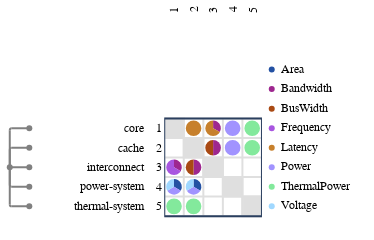

The code cell stored with this chart in its notebook:
### Code cell
from ragraph.io.esl import from_esl
graph = from_esl(["./esl"])

import raesl.plot
figure = raesl.plot.mdm(
    graph,
    node_kinds=["component"],
)
figure.write_image("figures/dsm_components.svg")
figure.show()

### Figure 1 — Plotly figure (JSON) as saved in the notebook; plotly's stock layout.template omitted (floating-point values rounded to 4 significant figures)
{"data": [{"hoverinfo": "skip", "marker": {"color": "#FFFFFF", "line": {"color": "#FFFFFF"}}, "mode": "markers", "showlegend": false, "type": "scatter", "x": [0.5], "xaxis": "x", "y": [0.5], "yaxis": "y"}, {"hoverinfo": "skip", "marker": {"color": "#FFFFFF", "line": {"color": "#FFFFFF"}}, "mode": "markers", "showlegend": false, "type": "scatter", "x": [0.5], "xaxis": "x2", "y": [0.5], "yaxis": "y2"}, {"hoverinfo": "skip", "marker": {"color": "#FFFFFF", "line": {"color": "#FFFFFF"}}, "mode": "markers", "showlegend": false, "type": "scatter", "x": [0.5], "xaxis": "x3", "y": [0.5], "yaxis": "y3"}, {"hoverinfo": "skip", "marker": {"color": "#FFFFFF", "line": {"color": "#FFFFFF"}}, "mode": "markers", "showlegend": false, "type": "scatter", "x": [0.5], "xaxis": "x5", "y": [0.5], "yaxis": "y5"}, {"customdata": [{"data": "world.core", "pointtype": "tree_node"}, {"data": "world.cache", "pointtype": "tree_node"}, {"data": "world.interconnect", "pointtype": "tree_node"}, {"data": "world.power-system", "pointtype": "tree_node"}, {"data": "world.thermal-system", "pointtype": "tree_node"}, {"data": "world", "pointtype": "tree_node"}], "hoverinfo": "text", "marker": {"color": "gray"}, "mode": "markers", "showlegend": false, "text": ["world.core", "world.cache", "world.interconnect", "world.power-system", "world.thermal-system", "world"], "type": "scatter", "x": [1, 1, 1, 1, 1, 0], "xaxis": "x6", "y": [4.5, 3.5, 2.5, 1.5, 0.5, 2.5], "yaxis": "y6"}, {"customdata": [{"source": "world.core", "target": "world.interconnect"}], "hoverinfo": "text", "marker": {"color": "#ffffff"}, "mode": "markers", "showlegend": false, "text": ["source: world.core<br>target: world.interconnect<br>Bandwidth: 1.0", "source: world.core<br>target: world.interconnect<br>Frequency: 2.0"], "type": "scatter", "x": [0.6732, 0.3268], "xaxis": "x9", "y": [2.6, 2.4], "yaxis": "y9"}, {"customdata": [{"source": "world.core", "target": "world.power-system"}], "hoverinfo": "text", "marker": {"color": "#ffffff"}, "mode": "markers", "showlegend": false, "text": ["source: world.core<br>target: world.power-system<br>Area: 1.0", "source: world.core<br>target: world.power-system<br>Power: 1.0", "source: world.core<br>target: world.power-system<br>Voltage: 1.0"], "type": "scatter", "x": [0.6732, 0.5, 0.3268], "xaxis": "x9", "y": [1.6, 1.3, 1.6], "yaxis": "y9"}, {"customdata": [{"source": "world.core", "target": "world.thermal-system"}], "hoverinfo": "text", "marker": {"color": "#ffffff"}, "mode": "markers", "showlegend": false, "text": ["source: world.core<br>target: world.thermal-system<br>ThermalPower: 1.0"], "type": "scatter", "x": [0.5], "xaxis": "x9", "y": [0.3], "yaxis": "y9"}, {"customdata": [{"source": "world.cache", "target": "world.core"}], "hoverinfo": "text", "marker": {"color": "#ffffff"}, "mode": "markers", "showlegend": false, "text": ["source: world.cache<br>target: world.core<br>Latency: 2.0"], "type": "scatter", "x": [1.5], "xaxis": "x9", "y": [4.3], "yaxis": "y9"}, {"customdata": [{"source": "world.cache", "target": "world.interconnect"}], "hoverinfo": "text", "marker": {"color": "#ffffff"}, "mode": "markers", "showlegend": false, "text": ["source: world.cache<br>target: world.interconnect<br>Bandwidth: 1.0", "source: world.cache<br>target: world.interconnect<br>BusWidth: 1.0"], "type": "scatter", "x": [1.7, 1.3], "xaxis": "x9", "y": [2.5, 2.5], "yaxis": "y9"}, {"customdata": [{"source": "world.cache", "target": "world.power-system"}], "hoverinfo": "text", "marker": {"color": "#ffffff"}, "mode": "markers", "showlegend": false, "text": ["source: world.cache<br>target: world.power-system<br>Area: 1.0", "source: world.cache<br>target: world.power-system<br>Power: 1.0", "source: world.cache<br>target: world.power-system<br>Voltage: 1.0"], "type": "scatter", "x": [1.673, 1.5, 1.327], "xaxis": "x9", "y": [1.6, 1.3, 1.6], "yaxis": "y9"}, {"customdata": [{"source": "world.cache", "target": "world.thermal-system"}], "hoverinfo": "text", "marker": {"color": "#ffffff"}, "mode": "markers", "showlegend": false, "text": ["source: world.cache<br>target: world.thermal-system<br>ThermalPower: 1.0"], "type": "scatter", "x": [1.5], "xaxis": "x9", "y": [0.3], "yaxis": "y9"}, {"customdata": [{"source": "world.interconnect", "target": "world.core"}], "hoverinfo": "text", "marker": {"color": "#ffffff"}, "mode": "markers", "showlegend": false, "text": ["source: world.interconnect<br>target: world.core<br>Bandwidth: 1.0", "source: world.interconnect<br>target: world.core<br>Latency: 2.0"], "type": "scatter", "x": [2.673, 2.327], "xaxis": "x9", "y": [4.6, 4.4], "yaxis": "y9"}, {"customdata": [{"source": "world.interconnect", "target": "world.cache"}], "hoverinfo": "text", "marker": {"color": "#ffffff"}, "mode": "markers", "showlegend": false, "text": ["source: world.interconnect<br>target: world.cache<br>Bandwidth: 1.0", "source: world.interconnect<br>target: world.cache<br>BusWidth: 1.0"], "type": "scatter", "x": [2.7, 2.3], "xaxis": "x9", "y": [3.5, 3.5], "yaxis": "y9"}, {"customdata": [{"source": "world.power-system", "target": "world.core"}], "hoverinfo": "text", "marker": {"color": "#ffffff"}, "mode": "markers", "showlegend": false, "text": ["source: world.power-system<br>target: world.core<br>Power: 1.0"], "type": "scatter", "x": [3.5], "xaxis": "x9", "y": [4.3], "yaxis": "y9"}, {"customdata": [{"source": "world.power-system", "target": "world.cache"}], "hoverinfo": "text", "marker": {"color": "#ffffff"}, "mode": "markers", "showlegend": false, "text": ["source: world.power-system<br>target: world.cache<br>Power: 1.0"], "type": "scatter", "x": [3.5], "xaxis": "x9", "y": [3.3], "yaxis": "y9"}, {"customdata": [{"source": "world.thermal-system", "target": "world.core"}], "hoverinfo": "text", "marker": {"color": "#ffffff"}, "mode": "markers", "showlegend": false, "text": ["source: world.thermal-system<br>target: world.core<br>ThermalPower: 2.0"], "type": "scatter", "x": [4.5], "xaxis": "x9", "y": [4.3], "yaxis": "y9"}, {"customdata": [{"source": "world.thermal-system", "target": "world.cache"}], "hoverinfo": "text", "marker": {"color": "#ffffff"}, "mode": "markers", "showlegend": false, "text": ["source: world.thermal-system<br>target: world.cache<br>ThermalPower: 2.0"], "type": "scatter", "x": [4.5], "xaxis": "x9", "y": [3.3], "yaxis": "y9"}, {"hoverinfo": "text", "marker": {"color": "#2351a3"}, "mode": "markers", "showlegend": false, "text": ["Area"], "type": "scatter", "x": [0.5], "xaxis": "x10", "y": [7.5], "yaxis": "y10"}, {"hoverinfo": "text", "marker": {"color": "#9e278f"}, "mode": "markers", "showlegend": false, "text": ["Bandwidth"], "type": "scatter", "x": [0.5], "xaxis": "x10", "y": [6.5], "yaxis": "y10"}, {"hoverinfo": "text", "marker": {"color": "#a94a14"}, "mode": "markers", "showlegend": false, "text": ["BusWidth"], "type": "scatter", "x": [0.5], "xaxis": "x10", "y": [5.5], "yaxis": "y10"}, {"hoverinfo": "text", "marker": {"color": "#a855e0"}, "mode": "markers", "showlegend": false, "text": ["Frequency"], "type": "scatter", "x": [0.5], "xaxis": "x10", "y": [4.5], "yaxis": "y10"}, {"hoverinfo": "text", "marker": {"color": "#c7802c"}, "mode": "markers", "showlegend": false, "text": ["Latency"], "type": "scatter", "x": [0.5], "xaxis": "x10", "y": [3.5], "yaxis": "y10"}, {"hoverinfo": "text", "marker": {"color": "#a193ff"}, "mode": "markers", "showlegend": false, "text": ["Power"], "type": "scatter", "x": [0.5], "xaxis": "x10", "y": [2.5], "yaxis": "y10"}, {"hoverinfo": "text", "marker": {"color": "#83e99c"}, "mode": "markers", "showlegend": false, "text": ["ThermalPower"], "type": "scatter", "x": [0.5], "xaxis": "x10", "y": [1.5], "yaxis": "y10"}, {"hoverinfo": "text", "marker": {"color": "#a0d8ff"}, "mode": "markers", "showlegend": false, "text": ["Voltage"], "type": "scatter", "x": [0.5], "xaxis": "x10", "y": [0.5], "yaxis": "y10"}, {"hoverinfo": "text", "mode": "text", "showlegend": false, "text": ["Area", "Bandwidth", "BusWidth", "Frequency", "Latency", "Power", "ThermalPower", "Voltage"], "textfont": {"color": "black", "family": "Fira Code,Hack,Courier New,monospace", "size": 12}, "textposition": "middle right", "type": "scatter", "x": [1, 1, 1, 1, 1, 1, 1, 1], "xaxis": "x10", "y": [7.5, 6.5, 5.5, 4.5, 3.5, 2.5, 1.5, 0.5], "yaxis": "y10"}], "layout": {"annotations": [{"font": {"color": "black", "family": "Fira Code,Hack,Courier New,monospace", "size": 12}, "showarrow": false, "text": "1", "textangle": -90, "x": 0.5, "xref": "x4", "y": -0.3301, "yanchor": "bottom", "yref": "y", "yshift": 0}, {"font": {"color": "black", "family": "Fira Code,Hack,Courier New,monospace", "size": 12}, "showarrow": false, "text": "2", "textangle": -90, "x": 1.5, "xref": "x4", "y": -0.3301, "yanchor": "bottom", "yref": "y", "yshift": 0}, {"font": {"color": "black", "family": "Fira Code,Hack,Courier New,monospace", "size": 12}, "showarrow": false, "text": "3", "textangle": -90, "x": 2.5, "xref": "x4", "y": -0.3301, "yanchor": "bottom", "yref": "y", "yshift": 0}, {"font": {"color": "black", "family": "Fira Code,Hack,Courier New,monospace", "size": 12}, "showarrow": false, "text": "4", "textangle": -90, "x": 3.5, "xref": "x4", "y": -0.3301, "yanchor": "bottom", "yref": "y", "yshift": 0}, {"font": {"color": "black", "family": "Fira Code,Hack,Courier New,monospace", "size": 12}, "showarrow": false, "text": "5", "textangle": -90, "x": 4.5, "xref": "x4", "y": -0.3301, "yanchor": "bottom", "yref": "y", "yshift": 0}, {"font": {"color": "black", "family": "Fira Code,Hack,Courier New,monospace", "size": 12}, "showarrow": false, "text": "core", "textangle": 0, "x": 2.772, "xanchor": "right", "xref": "x7", "y": 4.5, "yref": "y6", "yshift": 0}, {"font": {"color": "black", "family": "Fira Code,Hack,Courier New,monospace", "size": 12}, "showarrow": false, "text": "cache", "textangle": 0, "x": 2.772, "xanchor": "right", "xref": "x7", "y": 3.5, "yref": "y6", "yshift": 0}, {"font": {"color": "black", "family": "Fira Code,Hack,Courier New,monospace", "size": 12}, "showarrow": false, "text": "interconnect", "textangle": 0, "x": 2.772, "xanchor": "right", "xref": "x7", "y": 2.5, "yref": "y6", "yshift": 0}, {"font": {"color": "black", "family": "Fira Code,Hack,Courier New,monospace", "size": 12}, "showarrow": false, "text": "power-system", "textangle": 0, "x": 2.772, "xanchor": "right", "xref": "x7", "y": 1.5, "yref": "y6", "yshift": 0}, {"font": {"color": "black", "family": "Fira Code,Hack,Courier New,monospace", "size": 12}, "showarrow": false, "text": "thermal-system", "textangle": 0, "x": 2.772, "xanchor": "right", "xref": "x7", "y": 0.5, "yref": "y6", "yshift": 0}, {"font": {"color": "black", "family": "Fira Code,Hack,Courier New,monospace", "size": 12}, "showarrow": false, "text": "1", "textangle": 0, "x": 0.4301, "xanchor": "right", "xref": "x8", "y": 4.5, "yref": "y6", "yshift": 0}, {"font": {"color": "black", "family": "Fira Code,Hack,Courier New,monospace", "size": 12}, "showarrow": false, "text": "2", "textangle": 0, "x": 0.4301, "xanchor": "right", "xref": "x8", "y": 3.5, "yref": "y6", "yshift": 0}, {"font": {"color": "black", "family": "Fira Code,Hack,Courier New,monospace", "size": 12}, "showarrow": false, "text": "3", "textangle": 0, "x": 0.4301, "xanchor": "right", "xref": "x8", "y": 2.5, "yref": "y6", "yshift": 0}, {"font": {"color": "black", "family": "Fira Code,Hack,Courier New,monospace", "size": 12}, "showarrow": false, "text": "4", "textangle": 0, "x": 0.4301, "xanchor": "right", "xref": "x8", "y": 1.5, "yref": "y6", "yshift": 0}, {"font": {"color": "black", "family": "Fira Code,Hack,Courier New,monospace", "size": 12}, "showarrow": false, "text": "5", "textangle": 0, "x": 0.4301, "xanchor": "right", "xref": "x8", "y": 0.5, "yref": "y6", "yshift": 0}], "autosize": false, "height": 218.2, "hovermode": "closest", "margin": {"b": 0, "l": 0, "pad": 0, "r": 8, "t": 0}, "modebar": {"orientation": "h"}, "paper_bgcolor": "rgba(256,256,256,1)", "plot_bgcolor": "rgba(256,256,256,0)", "shapes": [{"line": {"color": "gray", "dash": "solid", "width": 2}, "type": "line", "x0": 0, "x1": 0, "xref": "x6", "y0": 2.5, "y1": 4.4, "yref": "y6"}, {"line": {"color": "gray", "dash": "solid", "width": 2}, "path": "M 0 4.4 Q 0 4.5 0.1 4.5", "type": "path", "xref": "x6", "yref": "y6"}, {"line": {"color": "gray", "dash": "solid", "width": 2}, "type": "line", "x0": 0.1, "x1": 1, "xref": "x6", "y0": 4.5, "y1": 4.5, "yref": "y6"}, {"line": {"color": "gray", "dash": "solid", "width": 2}, "type": "line", "x0": 0, "x1": 0, "xref": "x6", "y0": 2.5, "y1": 3.4, "yref": "y6"}, {"line": {"color": "gray", "dash": "solid", "width": 2}, "path": "M 0 3.4 Q 0 3.5 0.1 3.5", "type": "path", "xref": "x6", "yref": "y6"}, {"line": {"color": "gray", "dash": "solid", "width": 2}, "type": "line", "x0": 0.1, "x1": 1, "xref": "x6", "y0": 3.5, "y1": 3.5, "yref": "y6"}, {"line": {"color": "gray", "dash": "solid", "width": 2}, "type": "line", "x0": 0, "x1": 1, "xref": "x6", "y0": 2.5, "y1": 2.5, "yref": "y6"}, {"line": {"color": "gray", "dash": "solid", "width": 2}, "type": "line", "x0": 0, "x1": 0, "xref": "x6", "y0": 2.5, "y1": 1.6, "yref": "y6"}, {"line": {"color": "gray", "dash": "solid", "width": 2}, "path": "M 0 1.6 Q 0 1.5 0.1 1.5", "type": "path", "xref": "x6", "yref": "y6"}, {"line": {"color": "gray", "dash": "solid", "width": 2}, "type": "line", "x0": 0.1, "x1": 1, "xref": "x6", "y0": 1.5, "y1": 1.5, "yref": "y6"}, {"line": {"color": "gray", "dash": "solid", "width": 2}, "type": "line", "x0": 0, "x1": 0, "xref": "x6", "y0": 2.5, "y1": 0.6, "yref": "y6"}, {"line": {"color": "gray", "dash": "solid", "width": 2}, "path": "M 0 0.6 Q 0 0.5 0.1 0.5", "type": "path", "xref": "x6", "yref": "y6"}, {"line": {"color": "gray", "dash": "solid", "width": 2}, "type": "line", "x0": 0.1, "x1": 1, "xref": "x6", "y0": 0.5, "y1": 0.5, "yref": "y6"}, {"line": {"color": "#dfdfdf", "dash": "solid", "width": 2}, "type": "line", "x0": 0, "x1": 5, "xref": "x9", "y0": 0, "y1": 0, "yref": "y6"}, {"line": {"color": "#dfdfdf", "dash": "solid", "width": 2}, "type": "line", "x0": 0, "x1": 5, "xref": "x9", "y0": 1, "y1": 1, "yref": "y6"}, {"line": {"color": "#dfdfdf", "dash": "solid", "width": 2}, "type": "line", "x0": 0, "x1": 5, "xref": "x9", "y0": 2, "y1": 2, "yref": "y6"}, {"line": {"color": "#dfdfdf", "dash": "solid", "width": 2}, "type": "line", "x0": 0, "x1": 5, "xref": "x9", "y0": 3, "y1": 3, "yref": "y6"}, {"line": {"color": "#dfdfdf", "dash": "solid", "width": 2}, "type": "line", "x0": 0, "x1": 5, "xref": "x9", "y0": 4, "y1": 4, "yref": "y6"}, {"line": {"color": "#dfdfdf", "dash": "solid", "width": 2}, "type": "line", "x0": 0, "x1": 5, "xref": "x9", "y0": 5, "y1": 5, "yref": "y6"}, {"line": {"color": "#dfdfdf", "dash": "solid", "width": 2}, "type": "line", "x0": 0, "x1": 0, "xref": "x9", "y0": 0, "y1": 5, "yref": "y6"}, {"line": {"color": "#dfdfdf", "dash": "solid", "width": 2}, "type": "line", "x0": 1, "x1": 1, "xref": "x9", "y0": 0, "y1": 5, "yref": "y6"}, {"line": {"color": "#dfdfdf", "dash": "solid", "width": 2}, "type": "line", "x0": 2, "x1": 2, "xref": "x9", "y0": 0, "y1": 5, "yref": "y6"}, {"line": {"color": "#dfdfdf", "dash": "solid", "width": 2}, "type": "line", "x0": 3, "x1": 3, "xref": "x9", "y0": 0, "y1": 5, "yref": "y6"}, {"line": {"color": "#dfdfdf", "dash": "solid", "width": 2}, "type": "line", "x0": 4, "x1": 4, "xref": "x9", "y0": 0, "y1": 5, "yref": "y6"}, {"line": {"color": "#dfdfdf", "dash": "solid", "width": 2}, "type": "line", "x0": 5, "x1": 5, "xref": "x9", "y0": 0, "y1": 5, "yref": "y6"}, {"fillcolor": "#dfdfdf", "layer": "below", "line": {"color": "#dfdfdf"}, "type": "rect", "x0": 0, "x1": 1, "xref": "x9", "y0": 4, "y1": 5, "yref": "y6"}, {"fillcolor": "#dfdfdf", "layer": "below", "line": {"color": "#dfdfdf"}, "type": "rect", "x0": 1, "x1": 2, "xref": "x9", "y0": 3, "y1": 4, "yref": "y6"}, {"fillcolor": "#dfdfdf", "layer": "below", "line": {"color": "#dfdfdf"}, "type": "rect", "x0": 2, "x1": 3, "xref": "x9", "y0": 2, "y1": 3, "yref": "y6"}, {"fillcolor": "#dfdfdf", "layer": "below", "line": {"color": "#dfdfdf"}, "type": "rect", "x0": 3, "x1": 4, "xref": "x9", "y0": 1, "y1": 2, "yref": "y6"}, {"fillcolor": "#dfdfdf", "layer": "below", "line": {"color": "#dfdfdf"}, "type": "rect", "x0": 4, "x1": 5, "xref": "x9", "y0": 0, "y1": 1, "yref": "y6"}, {"fillcolor": "#9e278f", "line": {"width": 0}, "path": "M 0.5 2.5 L 0.846 2.3 Q 0.929 2.443 0.886 2.604 Q 0.843 2.764 0.7 2.846 Q 0.607 2.9 0.5 2.9 Z", "type": "path", "xref": "x9", "yref": "y6"}, {"fillcolor": "#a855e0", "line": {"width": 0}, "path": "M 0.5 2.5 L 0.5 2.9 Q 0.334 2.9 0.217 2.783 Q 0.1 2.666 0.1 2.5 Q 0.1 2.334 0.217 2.217 Q 0.334 2.1 0.5 2.1 Q 0.666 2.1 0.783 2.217 Q 0.82 2.254 0.846 2.3 Z", "type": "path", "xref": "x9", "yref": "y6"}, {"fillcolor": "#2351a3", "line": {"width": 0}, "path": "M 0.5 1.5 L 0.846 1.3 Q 0.929 1.443 0.886 1.604 Q 0.843 1.764 0.7 1.846 Q 0.607 1.9 0.5 1.9 Z", "type": "path", "xref": "x9", "yref": "y6"}, {"fillcolor": "#a193ff", "line": {"width": 0}, "path": "M 0.5 1.5 L 0.15400000000000003 1.3 Q 0.236 1.157 0.396 1.114 Q 0.557 1.071 0.7 1.154 Q 0.793 1.207 0.846 1.3 Z", "type": "path", "xref": "x9", "yref": "y6"}, {"fillcolor": "#a0d8ff", "line": {"width": 0}, "path": "M 0.5 1.5 L 0.5 1.9 Q 0.334 1.9 0.217 1.783 Q 0.1 1.666 0.1 1.5 Q 0.1 1.393 0.154 1.3 Z", "type": "path", "xref": "x9", "yref": "y6"}, {"fillcolor": "#83e99c", "line": {"width": 0}, "path": "M 0.5 0.5 L 0.5 0.9 Q 0.334 0.9 0.217 0.783 Q 0.1 0.666 0.1 0.5 Q 0.1 0.334 0.217 0.217 Q 0.334 0.1 0.5 0.1 Q 0.666 0.1 0.783 0.217 Q 0.9 0.334 0.9 0.5 Q 0.9 0.666 0.783 0.783 Q 0.666 0.9 0.5 0.9 Z", "type": "path", "xref": "x9", "yref": "y6"}, {"fillcolor": "#c7802c", "line": {"width": 0}, "path": "M 1.5 4.5 L 1.5 4.9 Q 1.334 4.9 1.217 4.783 Q 1.1 4.666 1.1 4.5 Q 1.1 4.334 1.217 4.217 Q 1.334 4.1 1.5 4.1 Q 1.666 4.1 1.783 4.217 Q 1.9 4.334 1.9 4.5 Q 1.9 4.666 1.783 4.783 Q 1.666 4.9 1.5 4.9 Z", "type": "path", "xref": "x9", "yref": "y6"}, {"fillcolor": "#9e278f", "line": {"width": 0}, "path": "M 1.5 2.5 L 1.5 2.1 Q 1.666 2.1 1.783 2.217 Q 1.9 2.334 1.9 2.5 Q 1.9 2.666 1.783 2.783 Q 1.666 2.9 1.5 2.9 Z", "type": "path", "xref": "x9", "yref": "y6"}, {"fillcolor": "#a94a14", "line": {"width": 0}, "path": "M 1.5 2.5 L 1.5 2.9 Q 1.334 2.9 1.217 2.783 Q 1.1 2.666 1.1 2.5 Q 1.1 2.334 1.217 2.217 Q 1.334 2.1 1.5 2.1 Z", "type": "path", "xref": "x9", "yref": "y6"}, {"fillcolor": "#2351a3", "line": {"width": 0}, "path": "M 1.5 1.5 L 1.846 1.3 Q 1.929 1.443 1.886 1.604 Q 1.843 1.764 1.7 1.846 Q 1.607 1.9 1.5 1.9 Z", "type": "path", "xref": "x9", "yref": "y6"}, {"fillcolor": "#a193ff", "line": {"width": 0}, "path": "M 1.5 1.5 L 1.154 1.3 Q 1.236 1.157 1.396 1.114 Q 1.557 1.071 1.7 1.154 Q 1.793 1.207 1.846 1.3 Z", "type": "path", "xref": "x9", "yref": "y6"}, {"fillcolor": "#a0d8ff", "line": {"width": 0}, "path": "M 1.5 1.5 L 1.5 1.9 Q 1.334 1.9 1.217 1.783 Q 1.1 1.666 1.1 1.5 Q 1.1 1.393 1.154 1.3 Z", "type": "path", "xref": "x9", "yref": "y6"}, {"fillcolor": "#83e99c", "line": {"width": 0}, "path": "M 1.5 0.5 L 1.5 0.9 Q 1.334 0.9 1.217 0.783 Q 1.1 0.666 1.1 0.5 Q 1.1 0.334 1.217 0.217 Q 1.334 0.1 1.5 0.1 Q 1.666 0.1 1.783 0.217 Q 1.9 0.334 1.9 0.5 Q 1.9 0.666 1.783 0.783 Q 1.666 0.9 1.5 0.9 Z", "type": "path", "xref": "x9", "yref": "y6"}, {"fillcolor": "#9e278f", "line": {"width": 0}, "path": "M 2.5 4.5 L 2.846 4.3 Q 2.929 4.443 2.886 4.604 Q 2.843 4.764 2.7 4.846 Q 2.607 4.9 2.5 4.9 Z", "type": "path", "xref": "x9", "yref": "y6"}, {"fillcolor": "#c7802c", "line": {"width": 0}, "path": "M 2.5 4.5 L 2.5 4.9 Q 2.334 4.9 2.217 4.783 Q 2.1 4.666 2.1 4.5 Q 2.1 4.334 2.217 4.217 Q 2.334 4.1 2.5 4.1 Q 2.666 4.1 2.783 4.217 Q 2.82 4.254 2.846 4.3 Z", "type": "path", "xref": "x9", "yref": "y6"}, {"fillcolor": "#9e278f", "line": {"width": 0}, "path": "M 2.5 3.5 L 2.5 3.1 Q 2.666 3.1 2.783 3.217 Q 2.9 3.334 2.9 3.5 Q 2.9 3.666 2.783 3.783 Q 2.666 3.9 2.5 3.9 Z", "type": "path", "xref": "x9", "yref": "y6"}, {"fillcolor": "#a94a14", "line": {"width": 0}, "path": "M 2.5 3.5 L 2.5 3.9 Q 2.334 3.9 2.217 3.783 Q 2.1 3.666 2.1 3.5 Q 2.1 3.334 2.217 3.217 Q 2.334 3.1 2.5 3.1 Z", "type": "path", "xref": "x9", "yref": "y6"}, {"fillcolor": "#a193ff", "line": {"width": 0}, "path": "M 3.5 4.5 L 3.5 4.9 Q 3.334 4.9 3.217 4.783 Q 3.1 4.666 3.1 4.5 Q 3.1 4.334 3.217 4.217 Q 3.334 4.1 3.5 4.1 Q 3.666 4.1 3.783 4.217 Q 3.9 4.334 3.9 4.5 Q 3.9 4.666 3.783 4.783 Q 3.666 4.9 3.5 4.9 Z", "type": "path", "xref": "x9", "yref": "y6"}, {"fillcolor": "#a193ff", "line": {"width": 0}, "path": "M 3.5 3.5 L 3.5 3.9 Q 3.334 3.9 3.217 3.783 Q 3.1 3.666 3.1 3.5 Q 3.1 3.334 3.217 3.217 Q 3.334 3.1 3.5 3.1 Q 3.666 3.1 3.783 3.217 Q 3.9 3.334 3.9 3.5 Q 3.9 3.666 3.783 3.783 Q 3.666 3.9 3.5 3.9 Z", "type": "path", "xref": "x9", "yref": "y6"}, {"fillcolor": "#83e99c", "line": {"width": 0}, "path": "M 4.5 4.5 L 4.5 4.9 Q 4.334 4.9 4.217 4.783 Q 4.1 4.666 4.1 4.5 Q 4.1 4.334 4.217 4.217 Q 4.334 4.1 4.5 4.1 Q 4.666 4.1 4.783 4.217 Q 4.9 4.334 4.9 4.5 Q 4.9 4.666 4.783 4.783 Q 4.666 4.9 4.5 4.9 Z", "type": "path", "xref": "x9", "yref": "y6"}, {"fillcolor": "#83e99c", "line": {"width": 0}, "path": "M 4.5 3.5 L 4.5 3.9 Q 4.334 3.9 4.217 3.783 Q 4.1 3.666 4.1 3.5 Q 4.1 3.334 4.217 3.217 Q 4.334 3.1 4.5 3.1 Q 4.666 3.1 4.783 3.217 Q 4.9 3.334 4.9 3.5 Q 4.9 3.666 4.783 3.783 Q 4.666 3.9 4.5 3.9 Z", "type": "path", "xref": "x9", "yref": "y6"}, {"type": "rect", "x0": 0, "x1": 5, "xref": "x9", "y0": 0, "y1": 5, "yref": "y6"}], "width": 374.6, "xaxis": {"anchor": "y", "automargin": false, "autorange": false, "domain": [0, 0.1068], "matches": "x6", "range": [-0.5, 1.5], "scaleanchor": "y", "scaleratio": 1, "showticklabels": false}, "xaxis10": {"anchor": "y10", "automargin": false, "domain": [0.7157, 1], "range": [0, 5.324], "scaleanchor": "y", "showgrid": false, "showline": false, "showticklabels": false, "zeroline": false}, "xaxis2": {"anchor": "y2", "automargin": false, "autorange": false, "domain": [0.1068, 0.4028], "matches": "x7", "range": [-2.772, 2.772], "scaleanchor": "y", "scaleratio": 1, "showticklabels": false}, "xaxis3": {"anchor": "y3", "automargin": false, "autorange": false, "domain": [0.4028, 0.4488], "matches": "x8", "range": [-0.4301, 0.4301], "scaleanchor": "y", "scaleratio": 1, "showticklabels": false}, "xaxis4": {"anchor": "y4", "automargin": false, "domain": [0.4488, 0.7157], "matches": "x9", "range": [0, 5], "scaleanchor": "y", "showgrid": false, "showline": false, "showticklabels": false, "zeroline": false}, "xaxis5": {"anchor": "y5", "automargin": false, "autorange": false, "domain": [0.7157, 1], "matches": "x10", "range": [0, 5.324], "scaleanchor": "y", "scaleratio": 1, "showticklabels": false}, "xaxis6": {"anchor": "y6", "automargin": false, "autorange": false, "domain": [0, 0.1068], "range": [-0.5, 1.5], "scaleanchor": "y", "scaleratio": 1, "showgrid": false, "showline": false, "showticklabels": false, "zeroline": false}, "xaxis7": {"anchor": "y7", "automargin": false, "domain": [0.1068, 0.4028], "range": [-2.772, 2.772], "scaleanchor": "y", "scaleratio": 1, "showgrid": false, "showline": false, "showticklabels": false, "zeroline": false}, "xaxis8": {"anchor": "y8", "automargin": false, "domain": [0.4028, 0.4488], "range": [-0.4301, 0.4301], "scaleanchor": "y", "scaleratio": 1, "showgrid": false, "showline": false, "showticklabels": false, "zeroline": false}, "xaxis9": {"anchor": "y9", "automargin": false, "domain": [0.4488, 0.7157], "range": [0, 5], "scaleanchor": "y", "scaleratio": 1, "showgrid": false, "showline": false, "showticklabels": false, "zeroline": false}, "yaxis": {"anchor": "x", "automargin": false, "autorange": false, "domain": [0.9316, 1], "range": [-0.3301, 0.3301], "showticklabels": false}, "yaxis10": {"anchor": "x10", "automargin": false, "autorange": false, "domain": [0, 0.9316], "matches": "y6", "range": [0, 9], "scaleratio": 1, "showgrid": false, "showline": false, "showticklabels": false, "zeroline": false}, "yaxis2": {"anchor": "x2", "automargin": false, "autorange": false, "domain": [0.9316, 1], "matches": "y", "range": [-0.3301, 0.3301], "showticklabels": false}, "yaxis3": {"anchor": "x3", "automargin": false, "autorange": false, "domain": [0.9316, 1], "matches": "y", "range": [-0.3301, 0.3301], "showticklabels": false}, "yaxis4": {"anchor": "x4", "automargin": false, "autorange": false, "domain": [0.9316, 1], "matches": "y", "range": [-0.3301, 0.3301], "scaleanchor": "x", "scaleratio": 1, "showgrid": false, "showline": false, "showticklabels": false, "zeroline": false}, "yaxis5": {"anchor": "x5", "automargin": false, "autorange": false, "domain": [0.9316, 1], "matches": "y", "range": [-0.3301, 0.3301], "showticklabels": false}, "yaxis6": {"anchor": "x6", "automargin": false, "autorange": false, "domain": [0, 0.9316], "range": [0, 9], "scaleanchor": "x", "scaleratio": 1, "showgrid": true, "showline": false, "showticklabels": false, "zeroline": false}, "yaxis7": {"anchor": "x7", "automargin": false, "autorange": false, "domain": [0, 0.9316], "matches": "y6", "range": [0, 9], "scaleratio": 1, "showgrid": false, "showline": false, "showticklabels": false, "zeroline": false}, "yaxis8": {"anchor": "x8", "automargin": false, "autorange": false, "domain": [0, 0.9316], "matches": "y6", "range": [0, 9], "scaleratio": 1, "showgrid": false, "showline": false, "showticklabels": false, "zeroline": false}, "yaxis9": {"anchor": "x9", "automargin": false, "autorange": false, "domain": [0, 0.9316], "matches": "y6", "range": [0, 9], "scaleratio": 1, "showgrid": false, "showline": false, "showticklabels": false, "zeroline": false}}}
